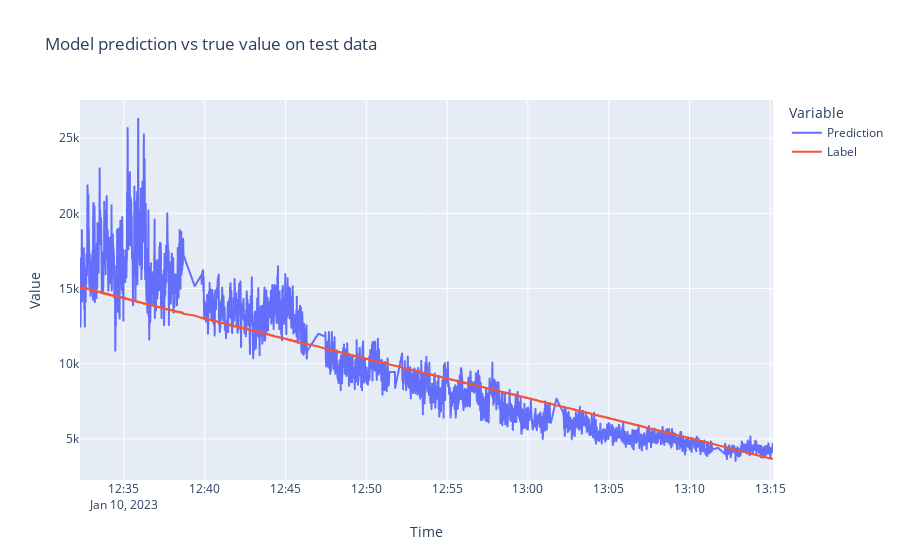

The cell this chart's notebook holds for it:
### Code cell
fig = px.line(x=time_test["time"], y=[y_test_pred_list, test_y_list], title="Model prediction vs true value on test data",
              labels={"variable": "Variable"})
newnames = {'wide_variable_0':'Prediction', 'wide_variable_1': 'Label'}
fig.for_each_trace(lambda t: t.update(name = newnames[t.name],
                                      legendgroup = newnames[t.name],
                                      hovertemplate = t.hovertemplate.replace(t.name, newnames[t.name])
                                     )
                  )
fig.update_layout(
    xaxis_title="Time",
    yaxis_title = "Value"

    )

fig.show()

### Figure 1 — Plotly figure (JSON) as saved in the notebook; plotly's stock layout.template omitted (floating-point values rounded to 4 significant figures; data arrays with more than 128 entries replaced by an {"elided": "..."} marker saying what was removed)
{"data": [{"hovertemplate": "Variable=Prediction<br>x=%{x}<br>value=%{y}<extra></extra>", "legendgroup": "Prediction", "line": {"color": "#636efa", "dash": "solid"}, "marker": {"symbol": "circle"}, "mode": "lines", "name": "Prediction", "showlegend": true, "type": "scattergl", "x": {"elided": "2305 str values"}, "xaxis": "x", "y": {"elided": "2305 float values"}, "yaxis": "y"}, {"hovertemplate": "Variable=Label<br>x=%{x}<br>value=%{y}<extra></extra>", "legendgroup": "Label", "line": {"color": "#EF553B", "dash": "solid"}, "marker": {"symbol": "circle"}, "mode": "lines", "name": "Label", "showlegend": true, "type": "scattergl", "x": {"elided": "2305 str values"}, "xaxis": "x", "y": {"elided": "2305 float values"}, "yaxis": "y"}], "layout": {"legend": {"title": {"text": "Variable"}, "tracegroupgap": 0}, "title": {"text": "Model prediction vs true value on test data"}, "xaxis": {"anchor": "y", "domain": [0, 1], "title": {"text": "Time"}}, "yaxis": {"anchor": "x", "domain": [0, 1], "title": {"text": "Value"}}}}
